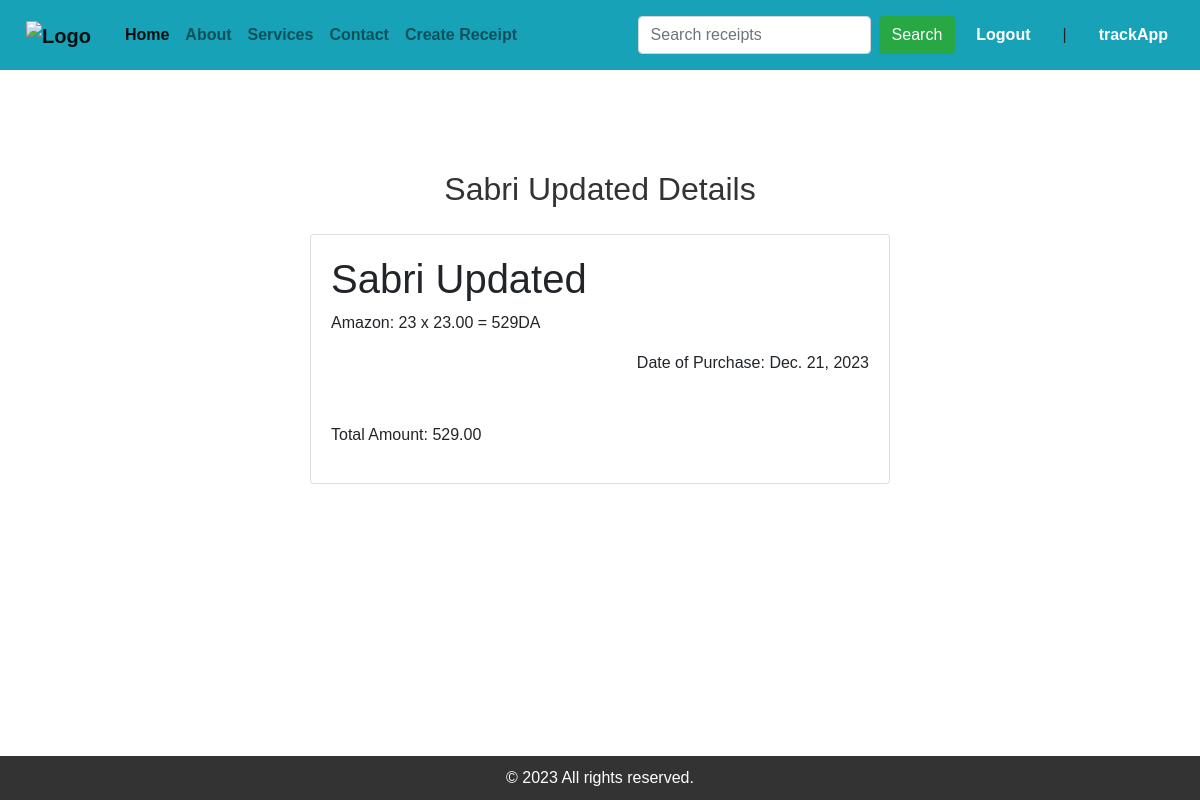
Screenshot of /details/11/ (signed in) with the database file from the repository.
### trackApp/models.py (models this page shows, shortened)
class Recipe(models.Model):
    options = (
        ('Ordered', 'Ordered'),
        ('Shipped', 'Shipped'),
        ('Out of Delivery', 'Out'),
        ('Arriving', 'Arriving'),
        ('Delivered', 'Delivered')
    )
    user = models.ForeignKey(User, on_delete=models.CASCADE)
    store_name = models.CharField(max_length=255)
    date_of_purchase = models.DateField()
    item = models.CharField(max_length=255)
    price = models.DecimalField(max_digits=10, decimal_places=2)
    quantity = models.IntegerField()
    status = models.CharField(max_length=30, choices=options, default='Ordered')
    def calculate_total_amount(self):
        return self.quantity * self.price

### trackApp/views.py (the view)
# urls.py: path('details/<int:pk>/', login_required(views.ReceiptDetail.as_view()), name='details'),
class ReceiptDetail(DetailView):
    model = Recipe
    template_name = 'trackApp/details.html'
    def get_context_data(self, **kwargs):
        context = super().get_context_data(**kwargs)
        return context

### templates/trackApp/details.html (shortened to what this page needs)
{% extends 'trackApp/base.html' %}
{% block content %}
    <h2 class="text-center my-3">{{ recipe.store_name|title }} Details</h2>
    <div class="detail-div">
        <div class='row card-group'>
            <div class="col-12">
                <div class="card mb-4">
                    <div class="card-body">
                        <h1>{{ recipe.store_name|title }}</h1>
                        <p>{{ recipe.item }}:
                            {{ recipe.quantity }} x {{ recipe.price }} =
                            {% widthratio recipe.quantity 1 recipe.price %}DA</p>
                        <p class="float-right">Date of Purchase: {{ recipe.date_of_purchase }}</p>
                        <br>
                        <br>
                        <br>
                        <p>Total Amount: {{ recipe.calculate_total_amount }}</p>
                    </div>
                </div>
            </div>
        </div>
    </div>
{% endblock %}

### templates/trackApp/base.html (shortened to what this page needs)
{% load static %}
{% load crispy_forms_tags %}
<!DOCTYPE html>
<html lang="en">
<head>
    <link rel="stylesheet" href="https://stackpath.bootstrapcdn.com/bootstrap/4.5.2/css/bootstrap.min.css">
    <link rel="stylesheet" href="{% static 'css/styles.css' %}">
    <link rel="stylesheet" href="https://cdn.jsdelivr.net/npm/bootstrap-icons@1.11.2/font/bootstrap-icons.min.css">
</head>
<body>
<nav class="navbar navbar-expand-lg navbar-light bg-info">
    <div class="logo">
        <a class="navbar-brand" href="{% url 'index' %}">
            <img src="{% static 'imgs/trackerlogo.png' %}" alt="Logo" width="50" height="50">
        </a>
    </div>
    <div class="collapse navbar-collapse" id="navbarNav">
        <ul class="navbar-nav">
            <li class="nav-item active">
                <a class="nav-link" href="{% url 'index' %}">Home</a>
            </li>
            <li class="nav-item">
                <a class="nav-link" href="#about">About</a>
            </li>
            <li class="nav-item">
                <a class="nav-link" href="#services">Services</a>
            </li>
            <li class="nav-item">
                <a class="nav-link" href="#contact">Contact</a>
            </li>
            <li class="nav-item">
                {% if user.is_authenticated %}
                    <a class="nav-link" href="{% url 'create_receipt' %}">Create Receipt</a>
                {% endif %}
            </li>
        </ul>
        <form class="form-inline my-2 my-lg-0 ml-auto" method="get" action="{% url 'track_item' %}">
            <input class="form-control my-2 mr-sm-2" type="number" name="search" placeholder="Search receipts"
                   aria-label="Search" min="0" step="1" required>
            <button class="btn btn-success my-2 my-sm-0" type="submit">Search</button>
        </form>
        <div class="login-logout">
            {% if user.is_authenticated %}
                <a href="{% url 'logout_user' %}" class="nav-link">Logout</a>
                <span class="nav-link">|</span>
                <a href="" class="nav-link">{{ user.username }}</a>
            {% else %}
                <i class="fas fa-user"></i>
                <a href="{% url 'login_user' %}" class="nav-link">login</a>
                <span class="nav-link">|</span>
                <a href="{% url 'register_user' %}" class="nav-link">Register</a>
            {% endif %}
        </div>
    </div>
</nav>
{% block content %}
{% endblock %}
<footer>
    &copy; 2023 All rights reserved.
</footer>
</body>
</html>

### static/css/styles.css (style rules this page uses)
body { font-family: 'Arial', sans-serif; margin: 0; padding: 0; box-sizing: border-box; }
nav { background-color: #444; padding: 10px; overflow: hidden; }
nav a { float: left; color: #fff; font-weight: bold; text-align: center; padding: 4px 10px; text-decoration: none; }
footer { background-color: #333; color: #fff; text-align: center; padding: 10px; position: fixed; bottom: 0; width: 100%; }
.logo { float: left; }
.login-logout { float: right; display: flex; align-items: center; }
h2 { text-align: center; color: #333; }
form { display: flex; flex-direction: column; }
input { padding: 10px; margin-bottom: 15px; border: 1px solid #ccc; border-radius: 4px; }
button { background-color: #007bff; color: #fff; padding: 10px; border: none; border-radius: 4px; cursor: pointer; }
a { text-decoration: none; }
.detail-div { margin: auto; width: 50%; padding: 10px; }

### rows the page displays
Recipe: store_name "Sabri Updated", item "Amazon", quantity "23", price "23.00", quantity+price "529", date_of_purchase "Dec. 21, 2023", calculate_total_amount "529.00"

### other values shown
{{ user.username }} "trackApp"
